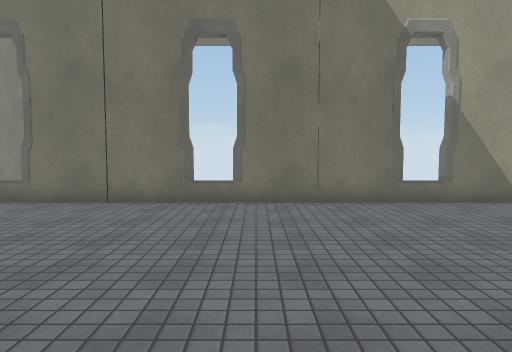
View 1 (above)

12 first-person views from a walk through a scene from a Unity 3-D project. The camera is 1.5 m above the floor, tilts 4° down and sees 70° across. Doors are open. The floor is counted in squares, 1 m on a side. Each view is taken from the middle of a square. On the plan, view 1 faces up. The plan holds only what a view shows up to about 16 squares ahead; the rest is blank. The place goes on beyond the plan. The player character is not drawn. Surface patterns are stand-ins for the level's own textures.

View 2
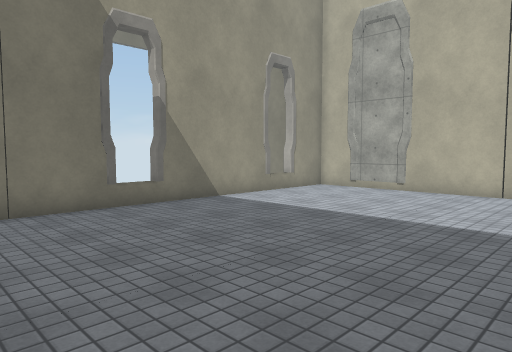

View 3
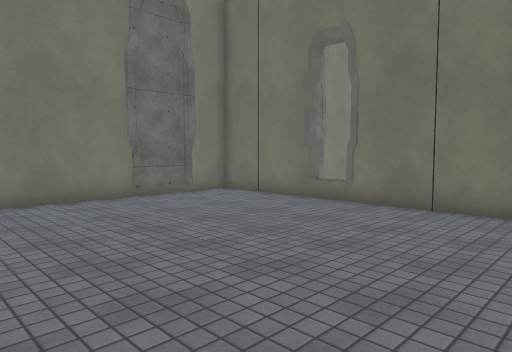

View 4
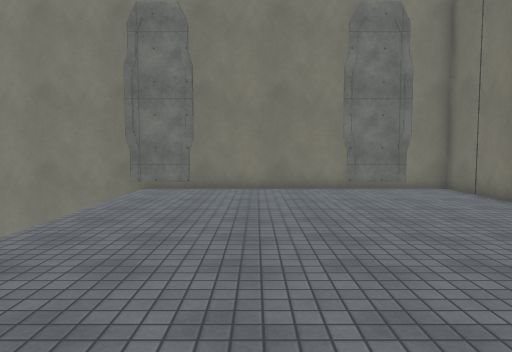

View 5
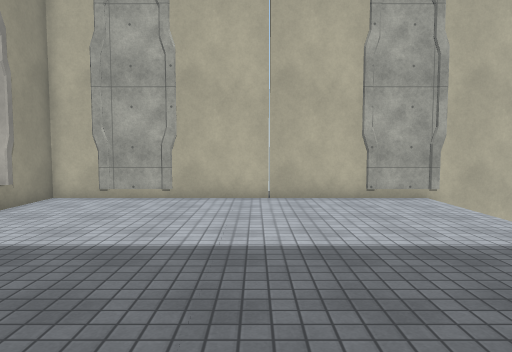

View 6
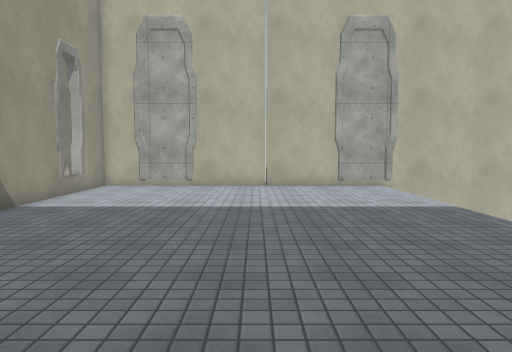

View 7
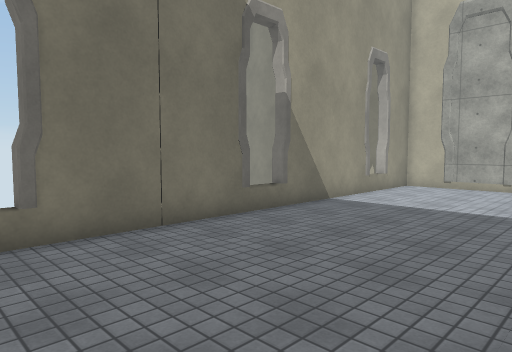

View 8
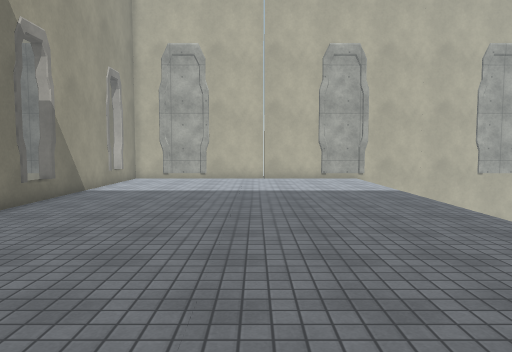

View 9
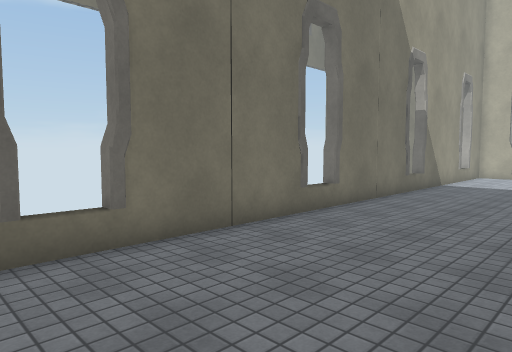

View 10
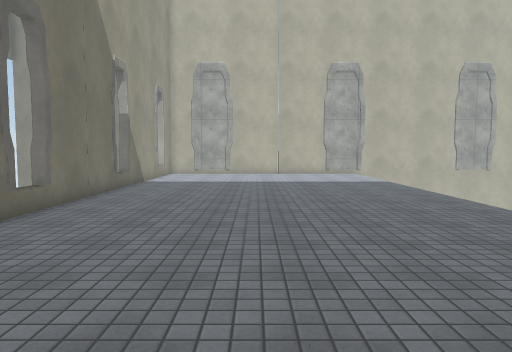

View 11
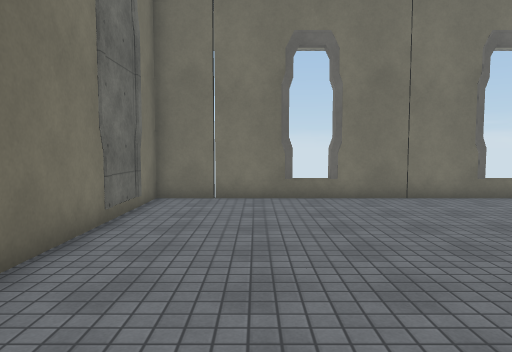

View 12
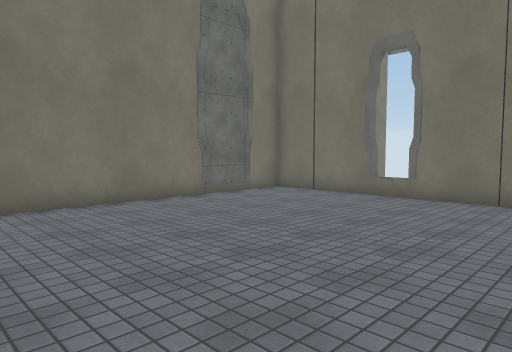

### Floor plan
Points are (right, up) in squares from view 1. A wall is a line through its corners. A room is listed if a view was taken in it or the views show most of it. See-through windows are left out.
Room 1 (views 1, 2, 3, 4, 5, 6, 7, 8, 9, 10, 11, 12)
walls: (13.5, -1.5) (13.5, 10.4) (-12.1, 10.4) (-12.1, -4.5)
low walls: (-0.3, 10.7) (-1.9, 10.7); (5.6, 10.7) (4.2, 10.7); (-6.5, 10.7) (-8, 10.7)
ways out: open door at (-7.3, 10.7); open door at (-1.3, 10.7); open door at (4.7, 10.7); open door at (10.7, 10.7)

Positions as (right, up) in squares from view 1, and headings:
1: (0, 0), facing up
2: (0, 1), facing up-right
3: (-1, 1), facing up-left
4: (2, 3), facing left
5: (2, 4), facing right
6: (-2, 4), facing right
7: (-2, 4), facing up-right
8: (-6, 4), facing right
9: (-9, 5), facing up-right
10: (-10, 5), facing right
11: (-9, -1), facing up
12: (-2, -1), facing up-left
